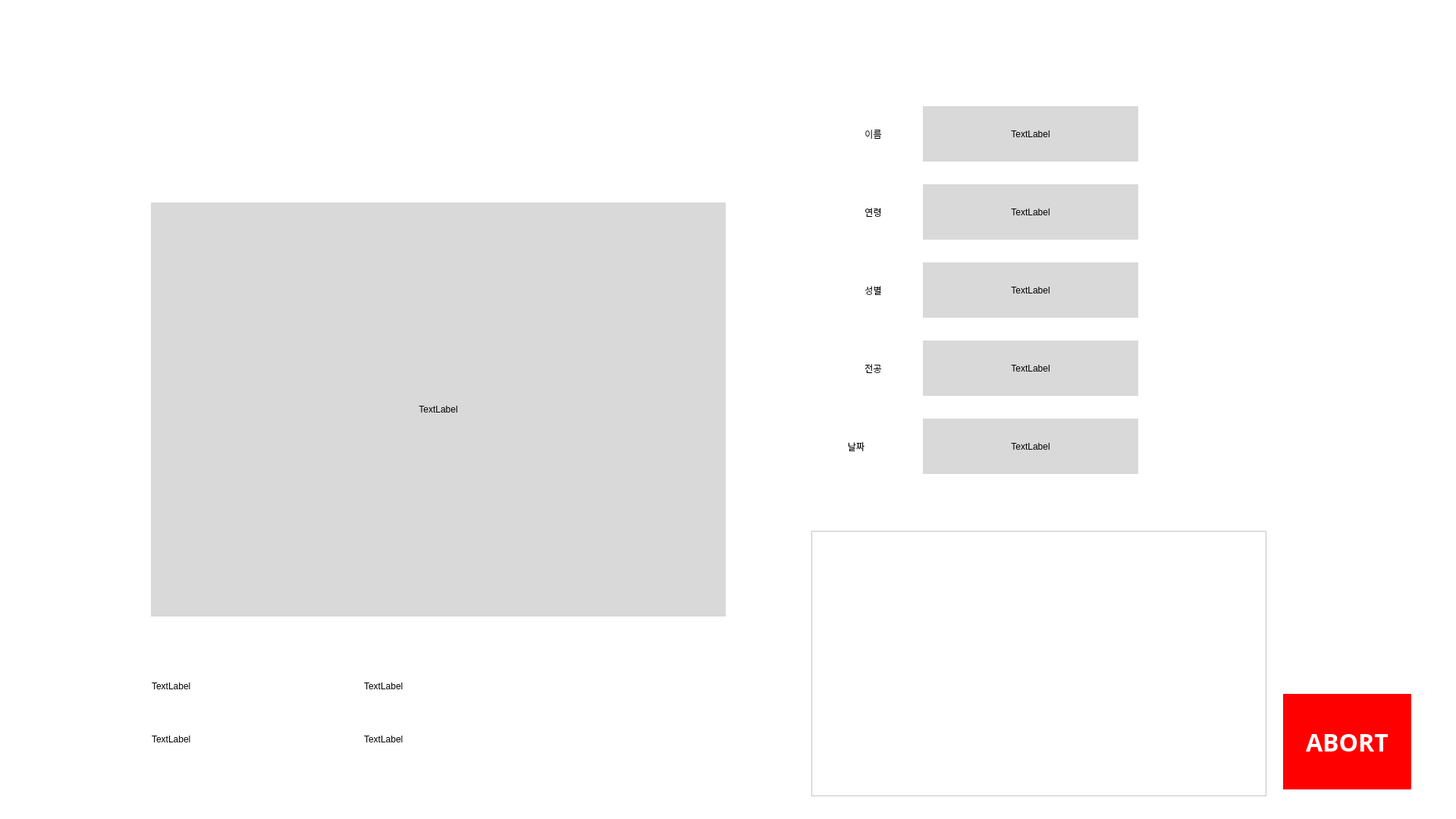
<?xml version="1.0" encoding="UTF-8"?>
<ui version="4.0">
 <class>Form</class>
 <widget class="QWidget" name="Form">
  <property name="geometry">
   <rect>
    <x>0</x>
    <y>0</y>
    <width>1920</width>
    <height>1080</height>
   </rect>
  </property>
  <property name="windowTitle">
   <string>Form</string>
  </property>
  <property name="styleSheet">
   <string notr="true">QWidget {
    background-color: #FFFFFF;
}</string>
  </property>
  <widget class="QLabel" name="Camera_view">
   <property name="geometry">
    <rect>
     <x>199</x>
     <y>267</y>
     <width>758</width>
     <height>546</height>
    </rect>
   </property>
   <property name="styleSheet">
    <string notr="true">QLabel {
	background-color: #D9D9D9;
}</string>
   </property>
   <property name="text">
    <string>TextLabel</string>
   </property>
   <property name="alignment">
    <set>Qt::AlignCenter</set>
   </property>
  </widget>
  <widget class="QLabel" name="Age">
   <property name="geometry">
    <rect>
     <x>1122</x>
     <y>260</y>
     <width>59</width>
     <height>39</height>
    </rect>
   </property>
   <property name="styleSheet">
    <string notr="true">QPushButton {
    color: black;              /* 글자 색상 */
    border: none;              /* 테두리 없음 */
    padding: 10px 20px;        /* 패딩 */
    font-family: Inter;        /* 폰트 패밀리 */
    font-size: 32px;           /* 폰트 크기 */
    font-weight: 400;          /* 폰트 굵기 */
    line-height: 38.73px;      /* 줄 높이 */
}</string>
   </property>
   <property name="text">
    <string>연령</string>
   </property>
   <property name="alignment">
    <set>Qt::AlignCenter</set>
   </property>
  </widget>
  <widget class="QLabel" name="Name">
   <property name="geometry">
    <rect>
     <x>1122</x>
     <y>157</y>
     <width>59</width>
     <height>39</height>
    </rect>
   </property>
   <property name="styleSheet">
    <string notr="true">QPushButton {
    color: black;              /* 글자 색상 */
    border: none;              /* 테두리 없음 */
    padding: 10px 20px;        /* 패딩 */
    font-family: Inter;        /* 폰트 패밀리 */
    font-size: 32px;           /* 폰트 크기 */
    font-weight: 400;          /* 폰트 굵기 */
    line-height: 38.73px;      /* 줄 높이 */
}</string>
   </property>
   <property name="text">
    <string>이름</string>
   </property>
   <property name="alignment">
    <set>Qt::AlignCenter</set>
   </property>
  </widget>
  <widget class="QLabel" name="Sex">
   <property name="geometry">
    <rect>
     <x>1122</x>
     <y>363</y>
     <width>59</width>
     <height>39</height>
    </rect>
   </property>
   <property name="styleSheet">
    <string notr="true">QPushButton {
    color: black;              /* 글자 색상 */
    border: none;              /* 테두리 없음 */
    padding: 10px 20px;        /* 패딩 */
    font-family: Inter;        /* 폰트 패밀리 */
    font-size: 32px;           /* 폰트 크기 */
    font-weight: 400;          /* 폰트 굵기 */
    line-height: 38.73px;      /* 줄 높이 */
}</string>
   </property>
   <property name="text">
    <string>성별</string>
   </property>
   <property name="alignment">
    <set>Qt::AlignCenter</set>
   </property>
  </widget>
  <widget class="QLabel" name="Major">
   <property name="geometry">
    <rect>
     <x>1122</x>
     <y>466</y>
     <width>59</width>
     <height>39</height>
    </rect>
   </property>
   <property name="styleSheet">
    <string notr="true">QPushButton {
    color: black;              /* 글자 색상 */
    border: none;              /* 테두리 없음 */
    padding: 10px 20px;        /* 패딩 */
    font-family: Inter;        /* 폰트 패밀리 */
    font-size: 32px;           /* 폰트 크기 */
    font-weight: 400;          /* 폰트 굵기 */
    line-height: 38.73px;      /* 줄 높이 */
}</string>
   </property>
   <property name="text">
    <string>전공</string>
   </property>
   <property name="alignment">
    <set>Qt::AlignCenter</set>
   </property>
  </widget>
  <widget class="QLabel" name="Date">
   <property name="geometry">
    <rect>
     <x>1070</x>
     <y>569</y>
     <width>118</width>
     <height>39</height>
    </rect>
   </property>
   <property name="styleSheet">
    <string notr="true">QPushButton {
    color: black;              /* 글자 색상 */
    border: none;              /* 테두리 없음 */
    padding: 10px 20px;        /* 패딩 */
    font-family: Inter;        /* 폰트 패밀리 */
    font-size: 32px;           /* 폰트 크기 */
    font-weight: 400;          /* 폰트 굵기 */
    line-height: 38.73px;      /* 줄 높이 */
}</string>
   </property>
   <property name="text">
    <string>날짜</string>
   </property>
   <property name="alignment">
    <set>Qt::AlignCenter</set>
   </property>
  </widget>
  <widget class="QPushButton" name="Abort_Button">
   <property name="geometry">
    <rect>
     <x>1692</x>
     <y>915</y>
     <width>169</width>
     <height>126</height>
    </rect>
   </property>
   <property name="styleSheet">
    <string notr="true">QPushButton {
    background-color: #FF0000;
    color: #FFFFFF;
	border: none;              
	padding: 10px 20px;        
    font-family: Pretendard;
    font-size: 32px;           
    font-weight: 900;        
    line-height: 38.19px;     
}</string>
   </property>
   <property name="text">
    <string>ABORT</string>
   </property>
  </widget>
  <widget class="QLabel" name="Age_Input">
   <property name="geometry">
    <rect>
     <x>1217</x>
     <y>243</y>
     <width>284</width>
     <height>73</height>
    </rect>
   </property>
   <property name="styleSheet">
    <string notr="true">QLabel {
	background-color: #D9D9D9;
}</string>
   </property>
   <property name="text">
    <string>TextLabel</string>
   </property>
   <property name="alignment">
    <set>Qt::AlignCenter</set>
   </property>
  </widget>
  <widget class="QLabel" name="Sex_Input">
   <property name="geometry">
    <rect>
     <x>1217</x>
     <y>346</y>
     <width>284</width>
     <height>73</height>
    </rect>
   </property>
   <property name="styleSheet">
    <string notr="true">QLabel {
	background-color: #D9D9D9;
}</string>
   </property>
   <property name="text">
    <string>TextLabel</string>
   </property>
   <property name="alignment">
    <set>Qt::AlignCenter</set>
   </property>
  </widget>
  <widget class="QLabel" name="Date_Input">
   <property name="geometry">
    <rect>
     <x>1217</x>
     <y>552</y>
     <width>284</width>
     <height>73</height>
    </rect>
   </property>
   <property name="styleSheet">
    <string notr="true">QLabel {
	background-color: #D9D9D9;
}</string>
   </property>
   <property name="text">
    <string>TextLabel</string>
   </property>
   <property name="alignment">
    <set>Qt::AlignCenter</set>
   </property>
  </widget>
  <widget class="QLabel" name="Name_Input">
   <property name="geometry">
    <rect>
     <x>1217</x>
     <y>140</y>
     <width>284</width>
     <height>73</height>
    </rect>
   </property>
   <property name="styleSheet">
    <string notr="true">QLabel {
	background-color: #D9D9D9;
}</string>
   </property>
   <property name="text">
    <string>TextLabel</string>
   </property>
   <property name="alignment">
    <set>Qt::AlignCenter</set>
   </property>
  </widget>
  <widget class="QLabel" name="Major_Input">
   <property name="geometry">
    <rect>
     <x>1217</x>
     <y>449</y>
     <width>284</width>
     <height>73</height>
    </rect>
   </property>
   <property name="styleSheet">
    <string notr="true">QLabel {
	background-color: #D9D9D9;
}</string>
   </property>
   <property name="text">
    <string>TextLabel</string>
   </property>
   <property name="alignment">
    <set>Qt::AlignCenter</set>
   </property>
  </widget>
  <widget class="QTableView" name="tableView">
   <property name="geometry">
    <rect>
     <x>1070</x>
     <y>700</y>
     <width>600</width>
     <height>350</height>
    </rect>
   </property>
  </widget>
  <widget class="QLabel" name="label">
   <property name="geometry">
    <rect>
     <x>200</x>
     <y>870</y>
     <width>280</width>
     <height>70</height>
    </rect>
   </property>
   <property name="text">
    <string>TextLabel</string>
   </property>
  </widget>
  <widget class="QLabel" name="label_2">
   <property name="geometry">
    <rect>
     <x>480</x>
     <y>870</y>
     <width>280</width>
     <height>70</height>
    </rect>
   </property>
   <property name="text">
    <string>TextLabel</string>
   </property>
  </widget>
  <widget class="QLabel" name="label_3">
   <property name="geometry">
    <rect>
     <x>200</x>
     <y>940</y>
     <width>280</width>
     <height>70</height>
    </rect>
   </property>
   <property name="text">
    <string>TextLabel</string>
   </property>
  </widget>
  <widget class="QLabel" name="label_4">
   <property name="geometry">
    <rect>
     <x>480</x>
     <y>940</y>
     <width>280</width>
     <height>70</height>
    </rect>
   </property>
   <property name="text">
    <string>TextLabel</string>
   </property>
  </widget>
 </widget>
 <resources/>
 <connections/>
</ui>
